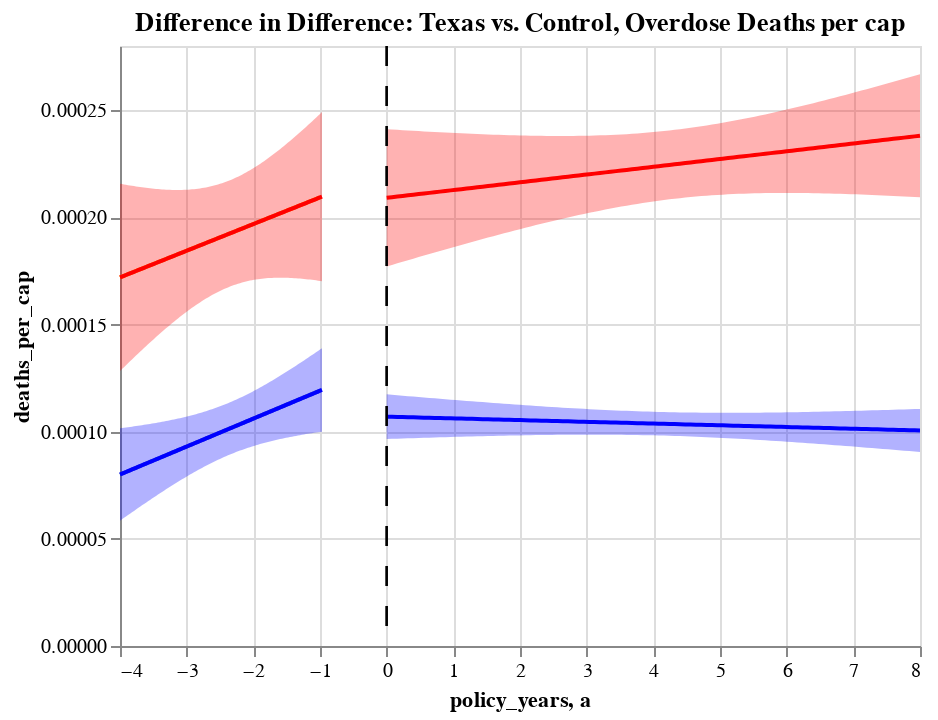

The notebook cell saved with this chart:
### Code cell
# control deaths pre/post plot
fit, before_line = get_reg_fit(
    con_death_before, yvar="deaths_per_cap", xvar="policy_years", alpha=0.05,col="red"
)
fit, after_line = get_reg_fit(
    con_death_after, yvar="deaths_per_cap", xvar="policy_years", alpha=0.05,col="red"
)

before=alt.Chart(con_death_before,title="Difference in Difference: Texas vs. Control, Overdose Deaths per cap").encode(x="policy_years", y="deaths_per_cap")
base=before.transform_regression("policy_years","deaths_per_cap").mark_line(color="#FFAA00") 

con_chart_death=base+before_line+after_line+sep_line

diff_tx_death=con_chart_death+tx_chart_death+sep_line
diff_tx_death
